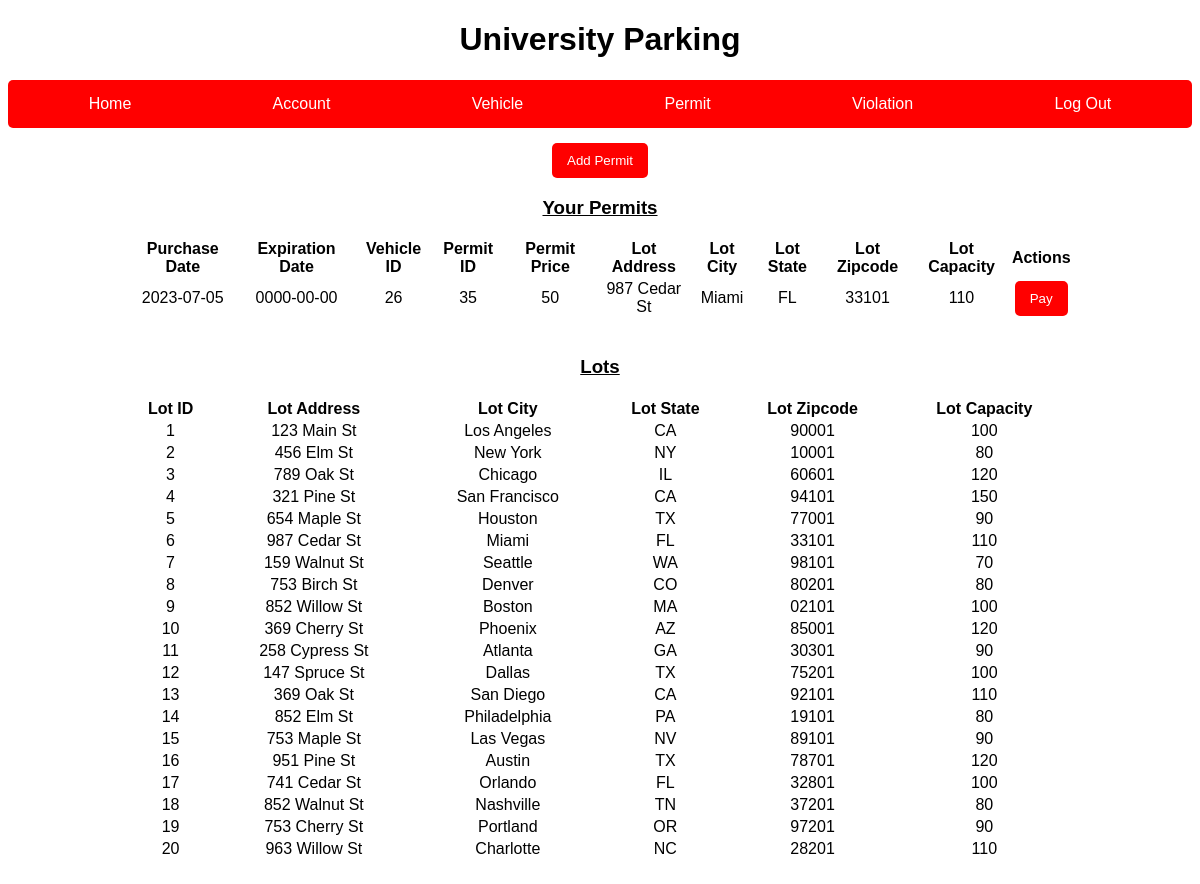
/permit.php (signed in), run on the app's committed database.
### tables this page shows
CREATE TABLE IF NOT EXISTS `user` (
  `UID` int NOT NULL AUTO_INCREMENT,
  `FirstName` varchar(50) DEFAULT NULL,
  `LastName` varchar(50) DEFAULT NULL,
  `MiddleName` varchar(50) DEFAULT NULL,
  `Email` varchar(100) DEFAULT NULL,
  `Username` varchar(50) DEFAULT NULL,
  `Password` varchar(256) DEFAULT NULL,
  `Role` varchar(50) DEFAULT NULL,
  PRIMARY KEY (`UID`)
);

CREATE TABLE IF NOT EXISTS `permit` (
  `PermitID` int NOT NULL AUTO_INCREMENT,
  `PurchaseDate` date DEFAULT NULL,
  `ExpirationDate` date DEFAULT NULL,
  `PermitType` int DEFAULT NULL,
  `VehicleID` int DEFAULT NULL,
  `LotID` int DEFAULT NULL,
  PRIMARY KEY (`PermitID`),
  KEY `VehicleID` (`VehicleID`),
  KEY `LotID` (`LotID`)
);

CREATE TABLE IF NOT EXISTS `parkinglot` (
  `LotID` int NOT NULL AUTO_INCREMENT,
  `StreetAddress` varchar(255) DEFAULT NULL,
  `City` varchar(100) DEFAULT NULL,
  `State` varchar(50) DEFAULT NULL,
  `ZipCode` varchar(20) DEFAULT NULL,
  `Capacity` int DEFAULT NULL,
  PRIMARY KEY (`LotID`)
);

### determinerole.php (called while the page is built, shortened)
<?php
require_once 'user.php';
function determineRole($role) {
if(!isset($_SESSION['user'])){
	header("Location: login.php");
	exit();
}else{
	$user = $_SESSION['user'];
	$user_roles = $user->getRoles();
	$found=False;
	$roles = Array($role);
	return $found;
}
  }
?>

### user.php (called while the page is built, shortened)
<?php
class User{
	public $roles = array();
	function getRoles(){
		return $this->roles;
	}
}
?>

### permit.php (the view, shortened to what this page needs)
<!DOCTYPE html>
<html>
<head>
    <link rel="stylesheet" href="style.css">
</head>
<body>
<h1>University Parking</h1>
    <nav>
  <div class="navbar">
    <a href="homepage.php">Home</a>
    <a href="account.php">Account</a>
	<a href="vehicle.php">Vehicle</a>
	<a href="permit.php">Permit</a>
	<a href="violation.php">Violation</a>
    <a href="logout.php">Log Out</a>
  </div>
</nav>
<a  href="addpermit.php"> <button style="margin-top:15px" type="button" class="btn btn-info">Add Permit</button></a>
    <div style="text-align: center;">
    <?php
    require_once 'determinerole.php';
    require_once 'uparking.php';
    $user = False;
    $conn = new mysqli($hn, $un, $pw, $db);
    if(determineRole("Staff")){
        $sql = "SELECT *
        FROM user u
        JOIN vehicle v ON u.uid = v.uid
        JOIN permit p ON v.vehicleID = p.vehicleID
        JOIN parkinglot pl ON p.LotID = pl.LotID;";
        echo '<h3 style="text-decoration-line: underline;">All Permits</h3>';
        $result = $conn->query($sql);
    echo
        '<table class="table" style="width: 80%; margin: 0 auto;">
            <thead>
                <tr>
                    <th>Purchase Date</th>
                    <th>Expiration Date</th>
                    <th>Vehicle ID</th>
                    <th>Permit ID</th>
                    <th>Permit Type</th>
                    <th>Lot Address</th>
                    <th>Lot City</th>
                    <th>Lot State</th>
                    <th>Lot Zipcode</th>
                    <th>Lot Capacity</th>
                    <th>Actions</th>
                </tr>
            </thead>';
    while ($row = $result->fetch_assoc()) {
        echo '<tr>
                <td>' . $row['PurchaseDate'] . '</td>
                <td>' . $row['ExpirationDate'] . '</td>
                <td>' . $row['VehicleID'] . '</td>
                <td>' . $row['PermitID'] . '</td>
                <td>' . $row['PermitType'] . '</td>
                <td>' . $row['StreetAddress'] . '</td>
                <td>' . $row['City'] . '</td>
                <td>' . $row['State'] . '</td>
                <td>' . $row['ZipCode'] . '</td>
                <td>' . $row['Capacity'] . '</td>
                <td>
                <a href="updatepermit.php?uid=' . $row['UID'] . '"> <button type="button" class="btn btn-info">Update</button></a>
                <a href="deletepermit.php?uid=' . $row['UID'] . '"> <button type="button" class="btn btn-info">Delete</button></a>
                </td>
            </tr>';
    }
    echo '</table><br>';
    }else{
        $user = $_SESSION['user'];
        $sql = "SELECT *
        FROM user u
        JOIN vehicle v ON u.uid = v.uid
        JOIN permit p ON v.vehicleID = p.vehicleID
        JOIN parkinglot pl ON p.LotID = pl.LotID
        WHERE u.uid = '$user->uid';";
        echo '<h3 style="text-decoration-line: underline;">Your Permits</h3>';
        $user = True;
        $result = $conn->query($sql);
    echo
        '<table class="table" style="width: 80%; margin: 0 auto;">
            <thead>
                <tr>
                    <th>Purchase Date</th>
                    <th>Expiration Date</th>
                    <th>Vehicle ID</th>
                    <th>Permit ID</th>
                    <th>Permit Price</th>
                    <th>Lot Address</th>
                    <th>Lot City</th>
                    <th>Lot State</th>
                    <th>Lot Zipcode</th>
                    <th>Lot Capacity</th>
                    <th>Actions</th>
                </tr>
            </thead>';
    while ($row = $result->fetch_assoc()) {
        echo '<tr>
                <td>' . $row['PurchaseDate'] . '</td>
                <td>' . $row['ExpirationDate'] . '</td>
                <td>' . $row['VehicleID'] . '</td>
                <td>' . $row['PermitID'] . '</td>
                <td>' . $row['PermitType'] . '</td>
                <td>' . $row['StreetAddress'] . '</td>
                <td>' . $row['City'] . '</td>
                <td>' . $row['State'] . '</td>
                <td>' . $row['ZipCode'] . '</td>
                <td>' . $row['Capacity'] . '</td>
                <td>
                <a href="paypermit.php?permitid=' . $row['PermitID'] . '&uid=' . $row['UID'] . '"> <button type="button" class="btn btn-info">Pay</button></a>
                </td>
            </tr>';
    }
    echo '</table><br>';
    }
    if ($user){
        echo '<h3 style="text-decoration-line: underline;">Lots</h3>';
        $sql = "SELECT * from parkinglot";
        $result = $conn->query($sql);
        echo
            '<table class="table" style="width: 80%; margin: 0 auto;">
                <thead>
                    <tr>
                        <th>Lot ID</th>
                        <th>Lot Address</th>
                        <th>Lot City</th>
                        <th>Lot State</th>
                        <th>Lot Zipcode</th>
                        <th>Lot Capacity</th>
                    </tr>
                </thead>';
        while ($row = $result->fetch_assoc()) {
            echo '<tr>
            <td>' . $row['LotID'] . '</td>
            <td>' . $row['StreetAddress'] . '</td>
            <td>' . $row['City'] . '</td>
            <td>' . $row['State'] . '</td>
            <td>' . $row['ZipCode'] . '</td>
            <td>' . $row['Capacity'] . '</td>
                </tr>';
        }
        echo '</table><br>';
    }
    ?>
</body>
</html>

### style.css (style rules this page uses)
body { font-family: Arial; text-align: center; background-color: white; }
a { color: #776bda; text-decoration: none; }
button { background-color: red; color: white; border: none; padding: 10px 15px; border-radius: 5px; cursor: pointer; }
.navbar { background-color: red; padding: 10px; border-radius: 5px; display: flex; justify-content: space-around; }
.navbar a { color: white; text-decoration: none; padding: 5px 10px; }

### permit.php (style rules this page uses)
table { width: 80%; margin: 0 auto; }

### data on the page
user: permit.PurchaseDate "2023-07-05", permit.ExpirationDate "0000-00-00", permit.VehicleID "26", permit.PermitID "35", permit.PermitType "50", parkinglot.StreetAddress "987 Cedar St", parkinglot.City "Miami", parkinglot.State "FL", parkinglot.ZipCode "33101", parkinglot.Capacity "110"
parkinglot: LotID "1", StreetAddress "123 Main St", City "Los Angeles", State "CA", ZipCode "90001", Capacity "100"
parkinglot: LotID "2", StreetAddress "456 Elm St", City "New York", State "NY", ZipCode "10001", Capacity "80"
parkinglot: LotID "3", StreetAddress "789 Oak St", City "Chicago", State "IL", ZipCode "60601", Capacity "120"
parkinglot: LotID "4", StreetAddress "321 Pine St", City "San Francisco", State "CA", ZipCode "94101", Capacity "150"
parkinglot: LotID "5", StreetAddress "654 Maple St", City "Houston", State "TX", ZipCode "77001", Capacity "90"
parkinglot: LotID "6", StreetAddress "987 Cedar St", City "Miami", State "FL", ZipCode "33101", Capacity "110"
parkinglot: LotID "7", StreetAddress "159 Walnut St", City "Seattle", State "WA", ZipCode "98101", Capacity "70"
parkinglot: LotID "8", StreetAddress "753 Birch St", City "Denver", State "CO", ZipCode "80201", Capacity "80"
parkinglot: LotID "9", StreetAddress "852 Willow St", City "Boston", State "MA", ZipCode "02101", Capacity "100"
parkinglot: LotID "10", StreetAddress "369 Cherry St", City "Phoenix", State "AZ", ZipCode "85001", Capacity "120"
parkinglot: LotID "11", StreetAddress "258 Cypress St", City "Atlanta", State "GA", ZipCode "30301", Capacity "90"
parkinglot: LotID "12", StreetAddress "147 Spruce St", City "Dallas", State "TX", ZipCode "75201", Capacity "100"
parkinglot: LotID "13", StreetAddress "369 Oak St", City "San Diego", State "CA", ZipCode "92101", Capacity "110"
parkinglot: LotID "14", StreetAddress "852 Elm St", City "Philadelphia", State "PA", ZipCode "19101", Capacity "80"
parkinglot: LotID "15", StreetAddress "753 Maple St", City "Las Vegas", State "NV", ZipCode "89101", Capacity "90"
parkinglot: LotID "16", StreetAddress "951 Pine St", City "Austin", State "TX", ZipCode "78701", Capacity "120"
parkinglot: LotID "17", StreetAddress "741 Cedar St", City "Orlando", State "FL", ZipCode "32801", Capacity "100"
parkinglot: LotID "18", StreetAddress "852 Walnut St", City "Nashville", State "TN", ZipCode "37201", Capacity "80"
parkinglot: LotID "19", StreetAddress "753 Cherry St", City "Portland", State "OR", ZipCode "97201", Capacity "90"
parkinglot: LotID "20", StreetAddress "963 Willow St", City "Charlotte", State "NC", ZipCode "28201", Capacity "110"
